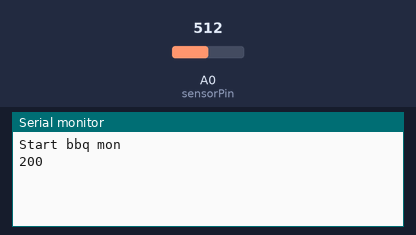
This sketch was run on a simulated Arduino Uno, built with avr-gcc and run on an emulated ATmega328P. Parts: the last lines printed to the serial monitor. The inputs (shaded band) are chosen by the test bench; at power-on: A0 (sensorPin) = 512.

Above: at 3.2 s.
3.3 s: A0 (sensorPin) set to 716
At 4.5 s:
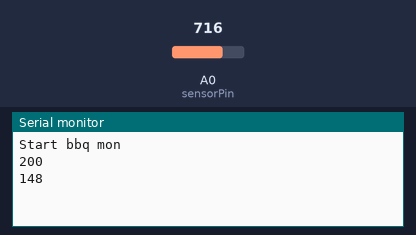
6.0 s: A0 (sensorPin) set to 900
At 7.3 s:
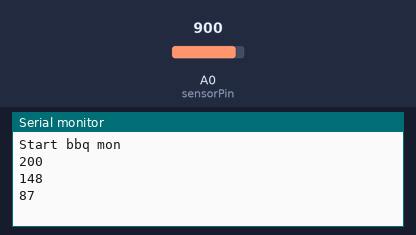
Timing chart, 0 to 9.0 s (numbered marks = the images above; inputs shaded):
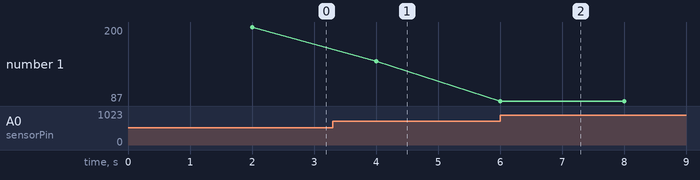

Measured:
- after the input at 3.3 s, the serial monitor: prints a new line after 0.70 s (image 1)
- after the input at 6.0 s, the serial monitor: prints a new line at once (image 2)
- plotted number 1: 200 → 148 after the input at 3.3 s, 148 → 87 after the input at 6.0 s

The sketch:

BBQDuino.ino
```cpp
// https://forum.arduino.cc/index.php?topic=110221.0
// http://hruska.us/tempmon/
int sensorPin = A0;    // select the input pin for the potentiometer
int sensorValue = 0;  // variable to store the value coming from the sensor
unsigned int food_temp = 0;

void setup() {
  Serial.begin(9600);
  Serial.println("Start bbq mon");
  delay(2000);
}

void loop() {
  // read the value from the sensor:
  sensorValue = analogRead(sensorPin);
  food_temp = thermister_temp(sensorValue);
  Serial.println(food_temp);
  delay(2000);
}

int thermister_temp(int aval) {
  double R, T;

  // These were calculated from the thermister data sheet
  //  A = 2.3067434E-4;
  //  B = 2.3696596E-4;
  //  C = 1.2636414E-7;
  //
  // This is the value of the other half of the voltage divider
    int Rknown = 22000;
       // int Rknown = 21630;
  // Do the log once so as not to do it 4 times in the equation
  //  R = log(((1024/(double)aval)-1)*(double)22200);
  R = log((1 / ((1024 / (double) aval) - 1)) * (double) Rknown);
  //lcd.print("A="); lcd.print(aval); lcd.print(" R="); lcd.print(R);
  // Compute degrees C
  T = (1 / ((2.3067434E-4) + (2.3696596E-4) * R + (1.2636414E-7) * R * R * R)) - 273.25;

  // return degrees F
  return ((int) ((T * 9.0) / 5.0 + 32.0));
}
```
